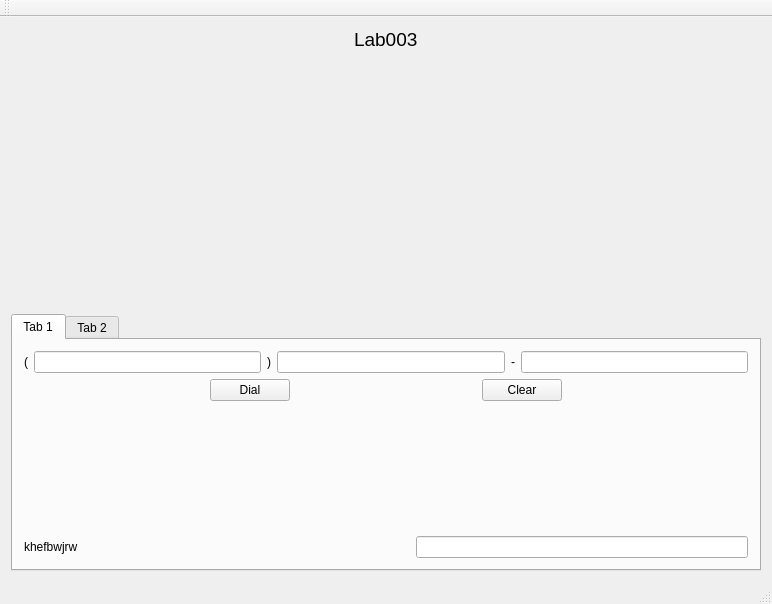
<?xml version="1.0" encoding="UTF-8"?>
<ui version="4.0">
 <class>MainWindow</class>
 <widget class="QMainWindow" name="MainWindow">
  <property name="geometry">
   <rect>
    <x>0</x>
    <y>0</y>
    <width>772</width>
    <height>604</height>
   </rect>
  </property>
  <property name="windowTitle">
   <string>MainWindow</string>
  </property>
  <widget class="QWidget" name="centralWidget">
   <layout class="QVBoxLayout" name="verticalLayout_3">
    <item>
     <layout class="QHBoxLayout" name="horizontalLayout">
      <item>
       <spacer name="horizontalSpacer">
        <property name="orientation">
         <enum>Qt::Horizontal</enum>
        </property>
        <property name="sizeHint" stdset="0">
         <size>
          <width>40</width>
          <height>20</height>
         </size>
        </property>
       </spacer>
      </item>
      <item>
       <widget class="QLabel" name="label">
        <property name="font">
         <font>
          <pointsize>14</pointsize>
         </font>
        </property>
        <property name="text">
         <string>Lab003</string>
        </property>
       </widget>
      </item>
      <item>
       <spacer name="horizontalSpacer_2">
        <property name="orientation">
         <enum>Qt::Horizontal</enum>
        </property>
        <property name="sizeHint" stdset="0">
         <size>
          <width>40</width>
          <height>20</height>
         </size>
        </property>
       </spacer>
      </item>
     </layout>
    </item>
    <item>
     <spacer name="verticalSpacer_2">
      <property name="orientation">
       <enum>Qt::Vertical</enum>
      </property>
      <property name="sizeHint" stdset="0">
       <size>
        <width>20</width>
        <height>238</height>
       </size>
      </property>
     </spacer>
    </item>
    <item>
     <widget class="QTabWidget" name="tabWidget">
      <property name="currentIndex">
       <number>0</number>
      </property>
      <widget class="QWidget" name="tab">
       <attribute name="title">
        <string>Tab 1</string>
       </attribute>
       <layout class="QVBoxLayout" name="verticalLayout_2">
        <item>
         <layout class="QVBoxLayout" name="verticalLayout">
          <item>
           <layout class="QHBoxLayout" name="horizontalLayout_2">
            <item>
             <widget class="QLabel" name="label_2">
              <property name="text">
               <string>(</string>
              </property>
             </widget>
            </item>
            <item>
             <widget class="QLineEdit" name="areaCodeEdit"/>
            </item>
            <item>
             <widget class="QLabel" name="label_3">
              <property name="text">
               <string>)</string>
              </property>
             </widget>
            </item>
            <item>
             <widget class="QLineEdit" name="subEdit"/>
            </item>
            <item>
             <widget class="QLabel" name="label_4">
              <property name="text">
               <string>-</string>
              </property>
             </widget>
            </item>
            <item>
             <widget class="QLineEdit" name="customerEdit"/>
            </item>
           </layout>
          </item>
          <item>
           <layout class="QHBoxLayout" name="horizontalLayout_3">
            <item>
             <spacer name="horizontalSpacer_3">
              <property name="orientation">
               <enum>Qt::Horizontal</enum>
              </property>
              <property name="sizeHint" stdset="0">
               <size>
                <width>40</width>
                <height>20</height>
               </size>
              </property>
             </spacer>
            </item>
            <item>
             <widget class="QPushButton" name="dialButton">
              <property name="text">
               <string>Dial</string>
              </property>
             </widget>
            </item>
            <item>
             <spacer name="horizontalSpacer_4">
              <property name="orientation">
               <enum>Qt::Horizontal</enum>
              </property>
              <property name="sizeHint" stdset="0">
               <size>
                <width>40</width>
                <height>20</height>
               </size>
              </property>
             </spacer>
            </item>
            <item>
             <widget class="QPushButton" name="clearButton">
              <property name="text">
               <string>Clear</string>
              </property>
             </widget>
            </item>
            <item>
             <spacer name="horizontalSpacer_5">
              <property name="orientation">
               <enum>Qt::Horizontal</enum>
              </property>
              <property name="sizeHint" stdset="0">
               <size>
                <width>40</width>
                <height>20</height>
               </size>
              </property>
             </spacer>
            </item>
           </layout>
          </item>
          <item>
           <spacer name="verticalSpacer">
            <property name="orientation">
             <enum>Qt::Vertical</enum>
            </property>
            <property name="sizeHint" stdset="0">
             <size>
              <width>20</width>
              <height>40</height>
             </size>
            </property>
           </spacer>
          </item>
          <item>
           <layout class="QHBoxLayout" name="horizontalLayout_4">
            <item>
             <widget class="QLabel" name="label_5">
              <property name="text">
               <string>khefbwjrw</string>
              </property>
             </widget>
            </item>
            <item>
             <spacer name="horizontalSpacer_6">
              <property name="orientation">
               <enum>Qt::Horizontal</enum>
              </property>
              <property name="sizeHint" stdset="0">
               <size>
                <width>40</width>
                <height>20</height>
               </size>
              </property>
             </spacer>
            </item>
            <item>
             <widget class="QLineEdit" name="lineEdit_4"/>
            </item>
           </layout>
          </item>
         </layout>
        </item>
       </layout>
      </widget>
      <widget class="QWidget" name="tab_2">
       <attribute name="title">
        <string>Tab 2</string>
       </attribute>
      </widget>
     </widget>
    </item>
   </layout>
  </widget>
  <widget class="QMenuBar" name="menuBar">
   <property name="geometry">
    <rect>
     <x>0</x>
     <y>0</y>
     <width>772</width>
     <height>23</height>
    </rect>
   </property>
  </widget>
  <widget class="QToolBar" name="mainToolBar">
   <attribute name="toolBarArea">
    <enum>TopToolBarArea</enum>
   </attribute>
   <attribute name="toolBarBreak">
    <bool>false</bool>
   </attribute>
  </widget>
  <widget class="QStatusBar" name="statusBar"/>
 </widget>
 <layoutdefault spacing="6" margin="11"/>
 <resources/>
 <connections/>
</ui>
